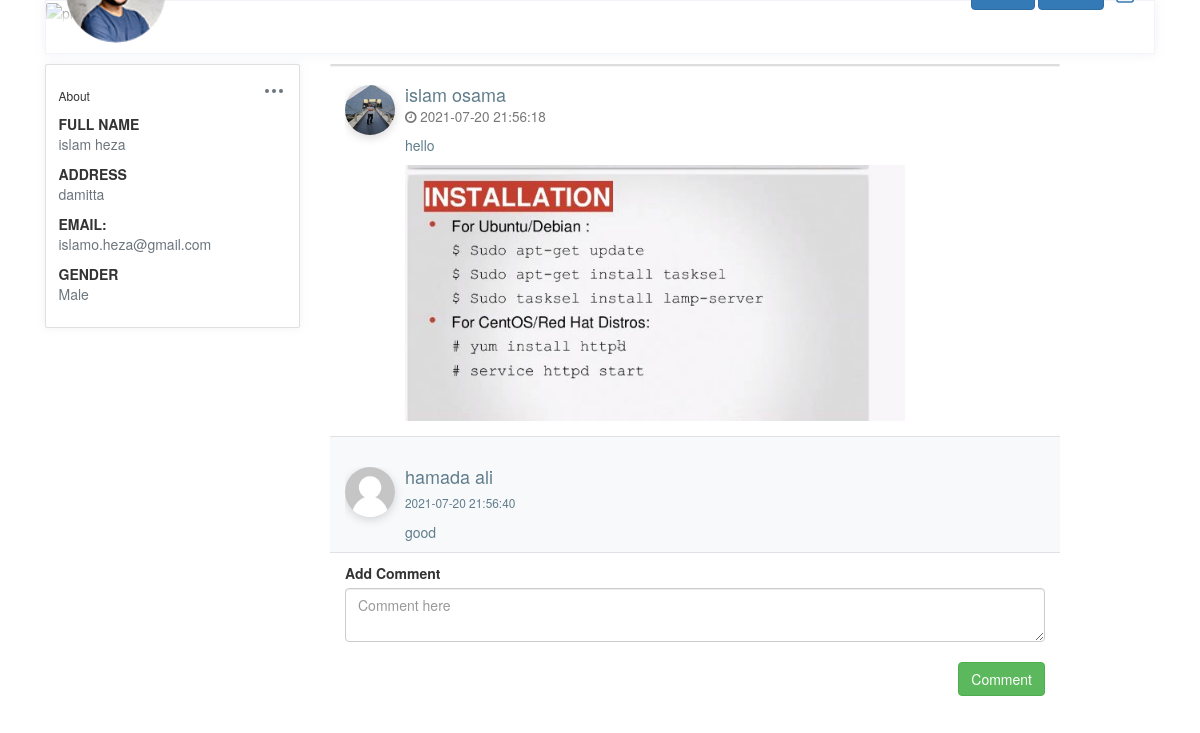
Page /post.php?id=27 (signed in) on the committed database.
### tables this page shows
CREATE TABLE `users` (
  `User_Id` int(11) NOT NULL,
  `fname` varchar(30) NOT NULL,
  `lname` varchar(30) NOT NULL,
  `Username` varchar(30) NOT NULL,
  `Address` varchar(30) NOT NULL,
  `Email` varchar(30) NOT NULL,
  `Password` varchar(30) NOT NULL,
  `Gender` enum('Female','Male') NOT NULL,
  `Profile_Img` varchar(30) DEFAULT '1.png'
);

CREATE TABLE `posts` (
  `Post_Id` int(11) NOT NULL,
  `User_Id` int(11) NOT NULL,
  `Body` varchar(250) NOT NULL,
  `Image` varchar(30) NOT NULL,
  `Date` datetime DEFAULT NULL
);

CREATE TABLE `comments` (
  `Comment_Id` int(11) NOT NULL,
  `user_id` int(11) NOT NULL,
  `Post_Id` int(11) DEFAULT NULL,
  `Body` varchar(255) NOT NULL,
  `Date` datetime DEFAULT NULL
);

### viewprofile.php (called while the page is built)
<?php
$con = new PDO("mysql:host=localhost; dbname=Facebook","root","");
$data=$con->query("select * from users where User_Id={$_COOKIE['userid']}");
$profile=$data->fetch(PDO::FETCH_ASSOC);
?>

### classes/db.php (called while the page is built, shortened)
<?php
class db{
    private $dbname="Facebook";
    private $host="localhost";
    private $username="root";
    private $password="";
    private $connection=null;
    function __construct(){
        $this->server="mysql:host=$this->host;dbname=$this->dbname";
        $this->connection= new pdo($this->server,$this->username,$this->password);
    }
    public function getData($cols, $table ,$condition=1){
        return $this->connection->query("select $cols from $table where $condition");
     }
    public function getAllData($table ,$condition=1){
       return $this->connection->query("select * from $table where $condition ORDER BY date DESC");
    }
    public function innerJoin($query){
        return $this-> connection -> query($query);
    }
}
?>

### Designs/viewPost.php (the view, shortened to what this page needs)
<?php
  $user_id = $_COOKIE['userid'];
?>
<div class='col-md-8 col-sm-12 pull-left posttimeline'>
  <?php
  require_once("./classes/db.php");
  $conn = new db();
  $allPosts = $conn->getAllData("posts", "Post_Id={$_GET['id']}");
  while ($post = $allPosts->fetch(PDO::FETCH_ASSOC)) {
    $userData = $conn->getData("fname,lname,Profile_Img", "users", "User_Id={$post['User_Id']}");
    $user = $userData->fetch(PDO::FETCH_ASSOC);
    echo "
        <div class='panel panel-default'> ";
         echo "</div>
          <div class='col-md-12'>
            <div class='media'>
              <div class='media-left'> <a href='javascript:void(0)'>
               <img src='./images/{$user['Profile_Img']}' alt='profile img' style='width:50px; height:50px; border-radius:50% ;' class='media-object'> </a> </div>
              <div class='media-body'>
                <h4 class='media-heading'>{$user['fname']} {$user['lname']}<br>
                  <small><i class='fa fa-clock-o'></i> {$post['Date']}</small> </h4>
                <p class='mt-3'>{$post['Body']}</p>";
                if($post['Image']){
                  echo "<img class='img-fluid mb-4' src='./images/{$post['Image']}'  width='500' height='250' alt=''>";};
                  echo"
              </div>
            </div>
          </div>";
  } ?>
  <?php
    $post_id = $_GET['id'];
    $query = "select users.fname ,users.lname, users.Profile_Img  , comments.Body , comments.Date from users inner join comments on users.User_Id=comments.User_Id where comments.Post_Id = '$post_id' order by date" ;
    $result = $conn -> innerJoin($query);
    $result -> execute();
   $result = $result ->fetchAll(PDO::FETCH_ASSOC);
   foreach($result as $comment){
  ?>
  <div class='col-md-12 commentsblock border-top '>
    <div class='media mt-5 ms-0'>
      <div class='media-left'> <img alt='img' src='images/<?=$comment['Profile_Img']?>' style='width:50px; height:50px; border-radius:50% ;' class='media-object'> </a> </div>
      <div class='media-body'>
        <h4 class='media-heading'><?php echo "{$comment['fname']} {$comment['lname']}"; ?></h4>
        <small> <?= $comment['Date'] ?></small>
        <p class="mt-3"><?= $comment['Body'] ?></p>
      </div>
    </div>
  </div>
  <?php } ?>
  <div class='col-md-12 border-top py-3'>
    <div class='status-upload'>
      <form method='post' action="comments/addComment.php?post_id=<?= $_GET['id'] ?>&user_id=<?= $user_id ?>">
        <label>Add Comment</label>
        <textarea class='form-control' placeholder='Comment here' name='body'></textarea>
        <br>
        <button type='submit' class='btn btn-success pull-right' name='add_comment'> Comment</button>
      </form>
    </div>
  </div>
</div>
</div>

### Layouts/header.php (shortened to what this page needs)
<?php include("viewprofile.php")?>
<div class="row">
        <div class="col-12 grid-margin">
            <div class="profile-header">
                <div class="cover">
                    <div class="gray-shade"></div>
                    <figure>
                    </figure>
                    <div class="cover-body d-flex justify-content-between align-items-center">
                        <div>
                            <img class="profile-pic" width="100px" height="100px" src="images/<?php echo$profile['Profile_Img'];?>" alt="profile">
                        </div>
                        <div class="d-none d-md-block">
                        <a href="index.php" class="btn btn-primary">Home</a>
                        <a href="profile.php" class="btn btn-primary">Profile</a>
                            <a href="logout.php">
                           </a>
                        </div>
                    </div>
                </div>
                <div class="header-links">
                </div>
            </div>
        </div>
    </div>

### Layouts/LeftSide.php (shortened to what this page needs)
<?php include("viewprofile.php")?>
<div class="d-none d-md-block col-md-4 col-xl-3 left-wrapper">
            <div class="card rounded">
                <div class="card-body">
                    <div class="d-flex align-items-center justify-content-between mb-2">
                        <h6 class="card-title mb-0">About</h6>
                        <div class="dropdown">
                            <button class="btn p-0" type="button" id="dropdownMenuButton" data-toggle="dropdown" aria-haspopup="true" aria-expanded="false">
                            </button>
                        </div>
                    </div>
                    <div class="mt-3">
                        <label class="tx-11 font-weight-bold mb-0 text-uppercase">Full Name</label>
                        <p class="text-muted"><?php echo $profile['fname']." ".$profile['lname']?></p>
                    </div>
                    <div class="mt-3">
                        <label class="tx-11 font-weight-bold mb-0 text-uppercase">Address</label>
                        <p class="text-muted"><?php echo $profile['Address']?></p>
                    </div>
                    <div class="mt-3">
                        <label class="tx-11 font-weight-bold mb-0 text-uppercase">Email:</label>
                        <p class="text-muted"><?php echo $profile['Email']?></p>
                    </div>
                    <div class="mt-3">
                        <label class="tx-11 font-weight-bold mb-0 text-uppercase">Gender</label>
                        <p class="text-muted"><?php echo $profile['Gender']?></p>
                    </div>
                </div>
            </div>
        </div>

### Css/index.css (style rules this page uses)
body { background-color: #f9fafb; margin-top:20px; }
.profile-page .profile-header { box-shadow: 0 0 10px 0 rgba(183, 192, 206, 0.2); border: 1px solid #f2f4f9; }
.profile-page .profile-header .cover { position: relative; border-radius: .25rem .25rem 0 0; }
.profile-page .profile-header .cover figure { margin-bottom: 0; }
.profile-page .profile-header .cover .gray-shade { position: absolute; top: 0; left: 0; width: 100%; height: 100%; z-index: 1; background: linear-gradient(rgba(255, 255, 255, 0.1), #fff 99%); }
.profile-page .profile-header .cover .cover-body { position: absolute; bottom: -20px; left: 0; z-index: 2; width: 100%; padding: 0 20px; }
.profile-page .profile-header .cover .cover-body .profile-pic { border-radius: 50%; width: 100px; }
.profile-page .profile-header .header-links { padding: 15px; display: -webkit-flex; display: flex; -webkit-justify-content: center; justify-content: center; background: #fff; border-radius: 0 0 .25rem .25rem; }
img { vertical-align: middle; border-style: none; }
.grid-margin { margin-bottom: 1rem; }
.card { box-shadow: 0 0 10px 0 rgba(183, 192, 206, 0.2); -webkit-box-shadow: 0 0 10px 0 rgba(183, 192, 206, 0.2); -moz-box-shadow: 0 0 10px 0 rgba(183, 192, 206, 0.2); -ms-box-shadow: 0 0 10px 0 rgba(183, 192, 206, 0.2); }
.rounded { border-radius: 0.25rem !important; }
.card { position: relative; display: flex; flex-direction: column; min-width: 0; word-wrap: break-word; background-color: #fff; background-clip: border-box; border: 1px solid #f2f4f9; border-radius: 0.25rem; }
.posttimeline .panel { margin-bottom: 15px }
.commentsblock { background: #f8f9fb; }
.panel { box-shadow: 0px 2px 10px 0 rgba(0, 0, 0, 0.05); -moz-box-shadow: 0px 2px 10px 0 rgba(0, 0, 0, 0.05); -webkit-box-shadow: 0px 2px 10px 0 rgba(0, 0, 0, 0.05); -ms-box-shadow: 0px 2px 10px 0 rgba(0, 0, 0, 0.05); transition: all ease 0.5s; -moz-transition: all ease 0.5s; -webkit-transition: all ease 0.5s; -ms-transition: all ease 0.5s; margin-bottom: 35px; border-radius: 0px; position: relative; border: 0; display: inline-block; width: 100%; }
.progress-bar-success, .status.active, .panel-green, .panel-green > .panel-heading, .btn-success, .fc-event, .badge.green, .event_green { color: white; background-color: #8BC34A; }
.media-object { max-width: 50px; border-radius: 50px; box-shadow: 0px 3px 10px 0 rgba(0, 0, 0, 0.15); -moz-box-shadow: 0px 3px 10px 0 rgba(0, 0, 0, 0.15); -webkit-box-shadow: 0px 3px 10px 0 rgba(0, 0, 0, 0.15); -ms-box-shadow: 0px 3px 10px 0 rgba(0, 0, 0, 0.15); }
.media:first-child { margin-top: 15px; }
.media-object { display: block; }
.media-body { color: #607D8B; overflow: visible; }

### rows in the picture
users: Profile_Img (picture), fname "islam", lname "heza", Address "damitta", Email "islamo.heza@gmail.com", Gender "Male"
posts: User_Id.Profile_Img (picture), User_Id.fname "islam", User_Id.lname "osama", Date "2021-07-20 21:56:18", Body "hello", Image (picture)
comments: user.Profile_Img (picture), user.fname "hamada", user.lname "ali", Date "2021-07-20 21:56:40", Body "good"
